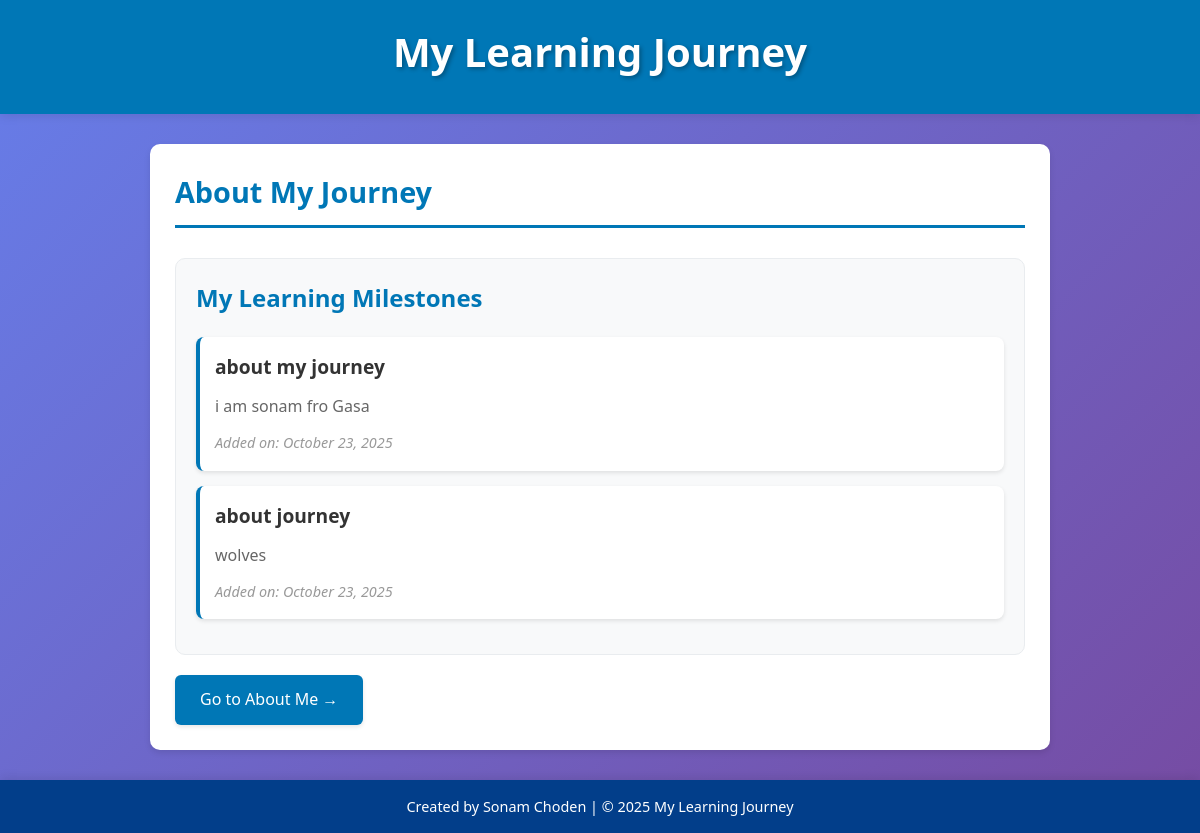
Before: / with the older database file.
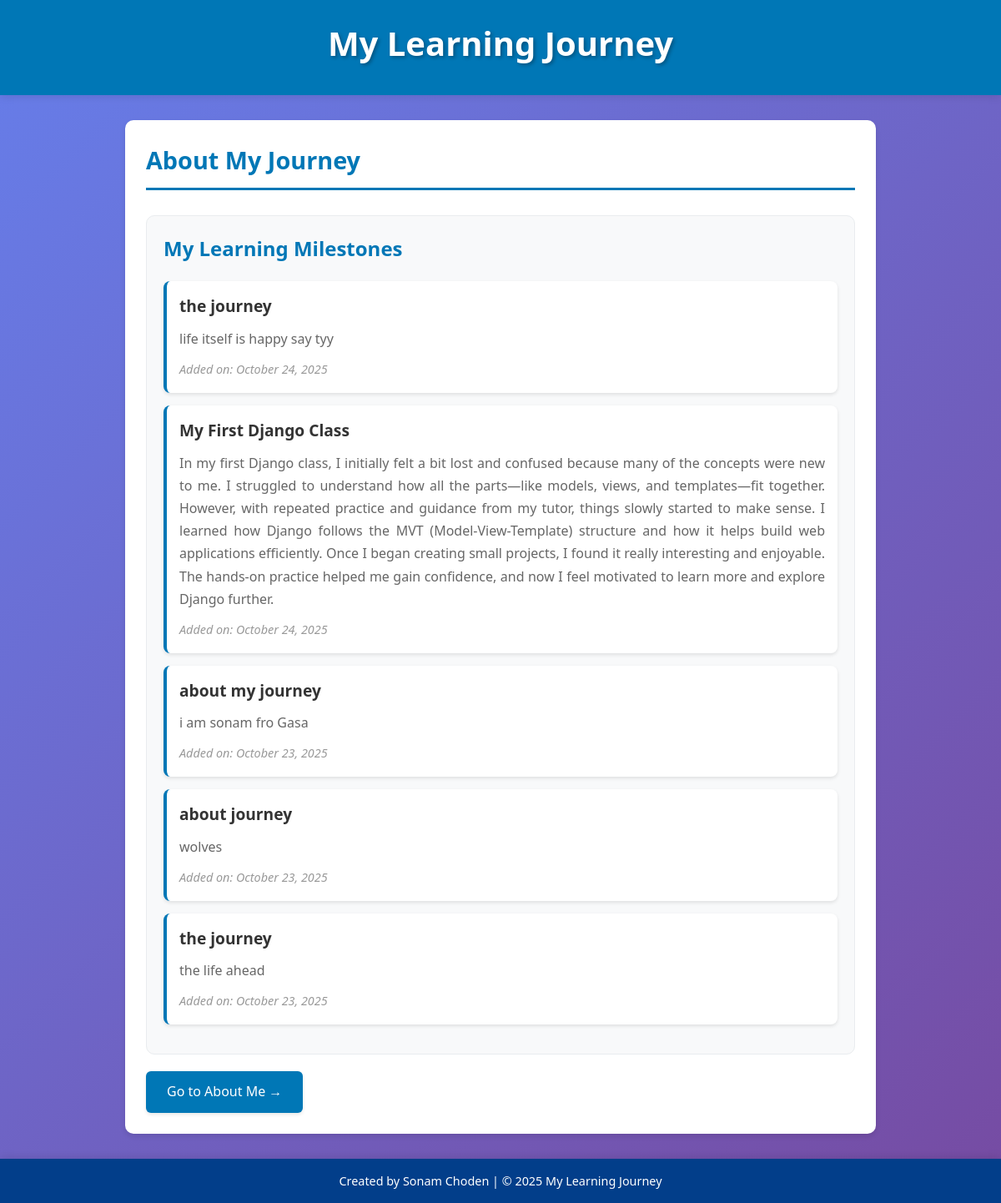
After: the same page with the newer database file.
### scJourney/models.py (models this page shows, shortened)
class LearningJourney(models.Model):
    title = models.CharField(max_length=200, help_text="Title of your learning milestone")
    description = models.TextField(help_text="Describe what you learned and how it helped you")
    date = models.DateField(auto_now_add=True, help_text="Date when this milestone was added")
    class Meta:
        verbose_name = "Learning Milestone"
        verbose_name_plural = "Learning Milestones"
        ordering = ['-date']  # Order by most recent first

### scJourney/views.py (the view)
# urls.py: path('', views.Index, name='Index'),
def Index(request):
    journeys = LearningJourney.objects.all()
    return render(request, 'Index.html', {'journeys': journeys})

### scJourney/templates/Index.html (shortened to what this page needs)
{% load static %}
<!DOCTYPE html>
<html lang="en">
<head>
    <link rel="stylesheet" href="{% static 'styles/styles.css' %}">
</head>
<body>
    <header>
        <h1> My Learning Journey</h1>
    </header>
    <main>
        <h2>About My Journey</h2>
        {% if journeys %}
        <div class="learning-milestones">
            <h3> My Learning Milestones</h3>
            {% for journey in journeys %}
            <div class="milestone-item">
                <h4>{{ journey.title }}</h4>
                <p>{{ journey.description }}</p>
                <small class="milestone-date">Added on: {{ journey.date|date:"F d, Y" }}</small>
            </div>
            {% endfor %}
        </div>
        {% endif %}
        <a href="{% url 'aboutMe' %}" class="nav-button">
            Go to About Me →
        </a>
    </main>
    <footer>
        <p>Created by Sonam Choden | © 2025 My Learning Journey</p>
    </footer>
</body>
</html>

### scJourney/static/styles/styles.css (style rules this page uses)
* { margin: 0; padding: 0; box-sizing: border-box; }
body { font-family: 'Segoe UI', Tahoma, Geneva, Verdana, sans-serif; line-height: 1.6; color: #333; background: linear-gradient(135deg, #667eea 0%, #764ba2 100%); min-height: 100vh; }
header { background-color: #0077b6; color: white; text-align: center; padding: 20px 0; box-shadow: 0 2px 10px rgba(0,0,0,0.1); }
header h1 { font-size: 2.5rem; margin-bottom: 10px; text-shadow: 2px 2px 4px rgba(0,0,0,0.3); }
main { max-width: 900px; margin: 30px auto; background: white; padding: 25px; border-radius: 10px; box-shadow: 0 3px 6px rgba(0,0,0,0.1); }
main h2 { color: #0077b6; margin-bottom: 20px; font-size: 1.8rem; border-bottom: 3px solid #0077b6; padding-bottom: 10px; }
main p { margin-bottom: 15px; font-size: 1.1rem; text-align: justify; line-height: 1.7; }
.learning-milestones { margin-top: 30px; padding: 20px; background: #f8f9fa; border-radius: 10px; border: 1px solid #e9ecef; }
.learning-milestones h3 { color: #0077b6; margin-bottom: 20px; font-size: 1.5rem; display: flex; align-items: center; gap: 10px; }
.milestone-item { background: white; padding: 15px; margin-bottom: 15px; border-radius: 8px; border-left: 4px solid #0077b6; box-shadow: 0 2px 4px rgba(0,0,0,0.1); transition: transform 0.2s ease, box-shadow 0.2s ease; }
.milestone-item h4 { color: #333; margin: 0 0 10px 0; font-size: 1.2rem; }
.milestone-item p { margin: 0 0 10px 0; color: #666; font-size: 1rem; }
.milestone-date { color: #999; font-size: 0.9rem; font-style: italic; }
.nav-button { display: inline-block; background-color: #0077b6; color: white; text-decoration: none; padding: 12px 25px; border-radius: 6px; margin-top: 20px; transition: all 0.3s ease; font-weight: 500; box-shadow: 0 2px 4px rgba(0,0,0,0.1); }
footer { background-color: #023e8a; color: white; text-align: center; padding: 15px; margin-top: 30px; box-shadow: 0 -2px 10px rgba(0,0,0,0.1); }
footer p { margin: 0; font-size: 0.9rem; }

Changed rows visible on the page:
added LearningJourney: title "the journey", description "life itself is happy say tyy", date "October 24, 2025"
added LearningJourney: title "My First Django Class", description "In my first Django class, I initially felt a bit lost and confused because many of the concepts were new to me. I struggled to understand how all the parts—like models, views, and templates—fit together. However, with repeated practice and guidance from my tutor, things slowly started to make sense. I learned how Django follows the MVT (Model-View-Template) structure and how it helps build web applications efficiently. Once I began creating small projects, I found it really interesting and enjoyable. The hands-on practice helped me gain confidence, and now I feel motivated to learn more and explore Django further.", date "October 24, 2025"
added LearningJourney: title "the journey", description "the life ahead", date "October 23, 2025"
